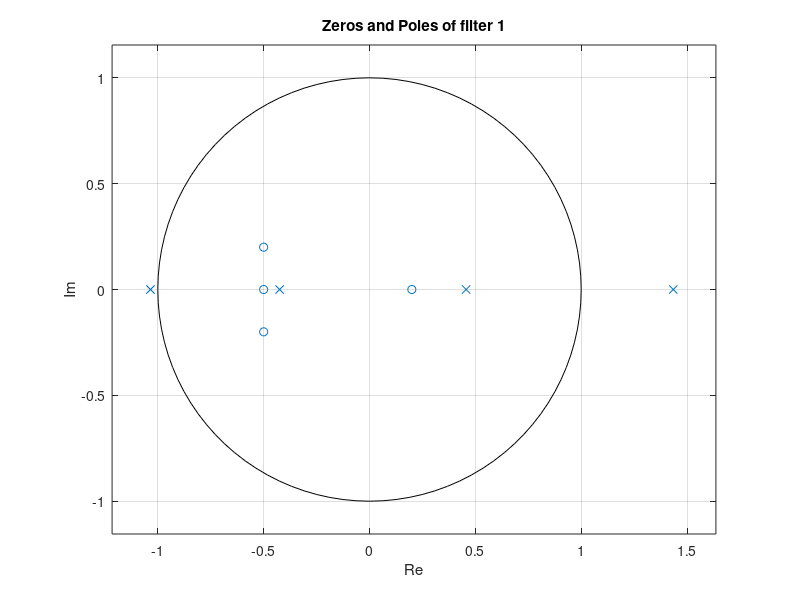
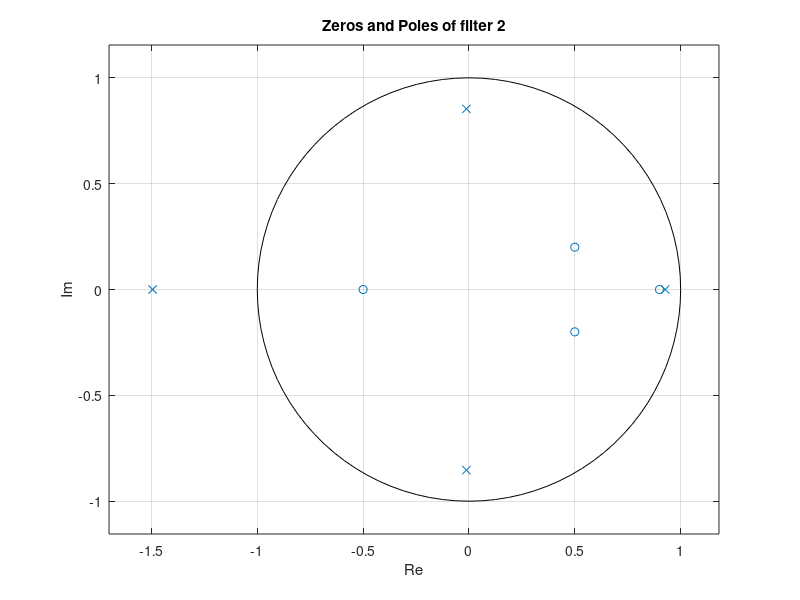
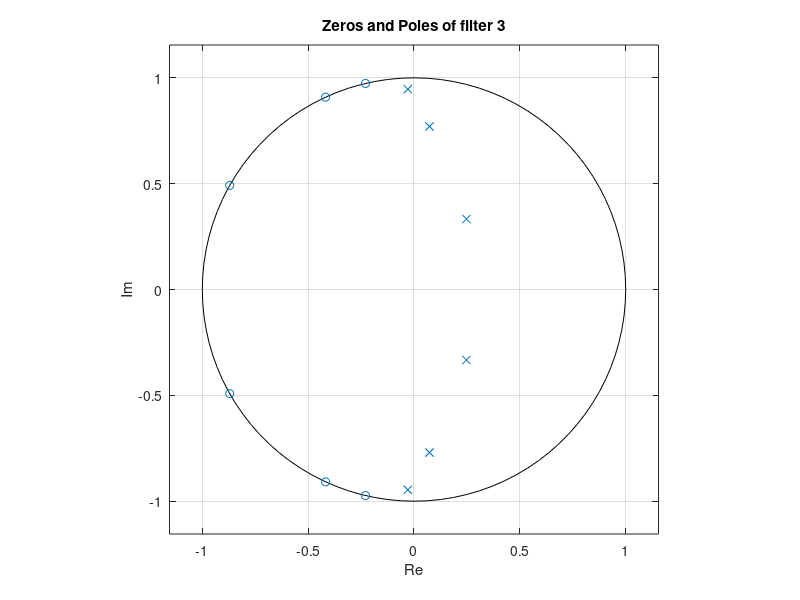
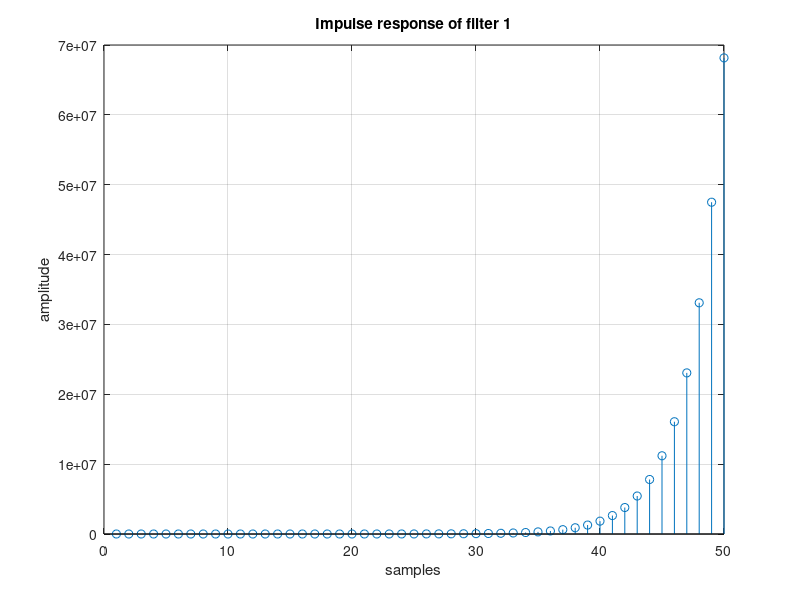

Write MATLAB code to recreate these figures, in order.
close all
clear
clc

b1 = [1 1.3 0.49 -0.013 -0.029];
a1 = [1 -0.4326 -1.6656 0.1253 0.2877];

b2 = [1 -1.4 0.24 0.3340 -0.1305];
a2 = [1 0.5913 -0.6436 0.3803 -1.0091];

b3 = [0.0725 0.22 0.4085 0.4883 0.4085 0.22 0.0725];
a3 = [1 -0.5835 1.7021 -0.8477 0.8401 -0.2823 0.0924];

z1 = roots(b1);
p1 = roots(a1);

z2 = roots(b2);
p2 = roots(a2);

z3 = roots(b3);
p3 = roots(a3);

if sum(abs(p1) >= 1) ~= 0
    disp("Filter 1 is unstable")
end

if sum(abs(p2) >= 1) ~= 0
    disp("Filter 2 is unstable")
end

if sum(abs(p3) >= 1) ~= 0
    disp("Filter 3 is unstable")
end

figure
zplane(z1, p1)
title("Zeros and Poles of filter 1")
xlabel("Re")
ylabel("Im")
grid on

figure
zplane(z2, p2)
title("Zeros and Poles of filter 2")
xlabel("Re")
ylabel("Im")
grid on

figure
zplane(z3, p3)
title("Zeros and Poles of filter 3")
xlabel("Re")
ylabel("Im")
grid on

N = 50;

X = [1 zeros(1, N-1)];
Y1 = filter(b1, a1, X);
Y2 = filter(b2, a2, X);
Y3 = filter(b3, a3, X);

figure
stem(Y1)
title("Impulse response of filter 1")
xlabel("samples")
ylabel("amplitude")
grid on

figure
stem(Y2)
title("Impulse response of filter 2")
xlabel("samples")
ylabel("amplitude")
grid on

figure
stem(Y3)
title("Impulse response of filter 3")
xlabel("samples")
ylabel("amplitude")
grid on
